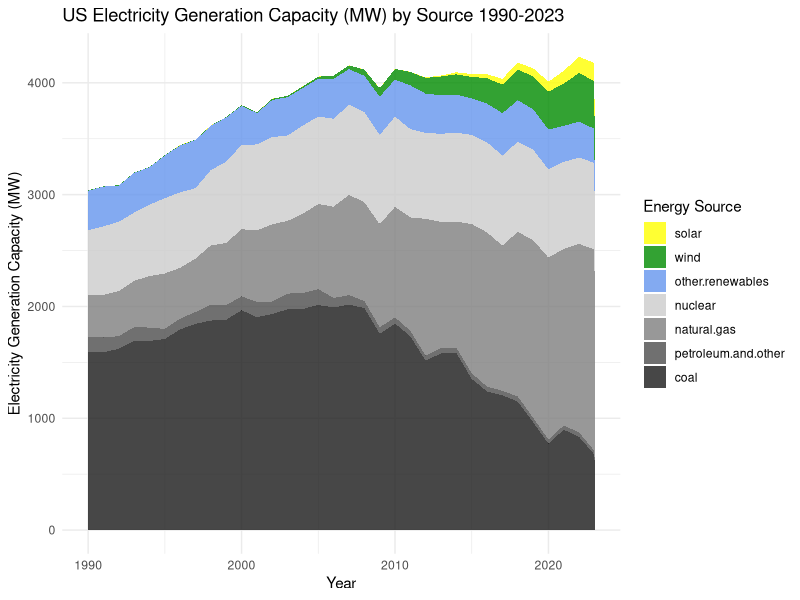
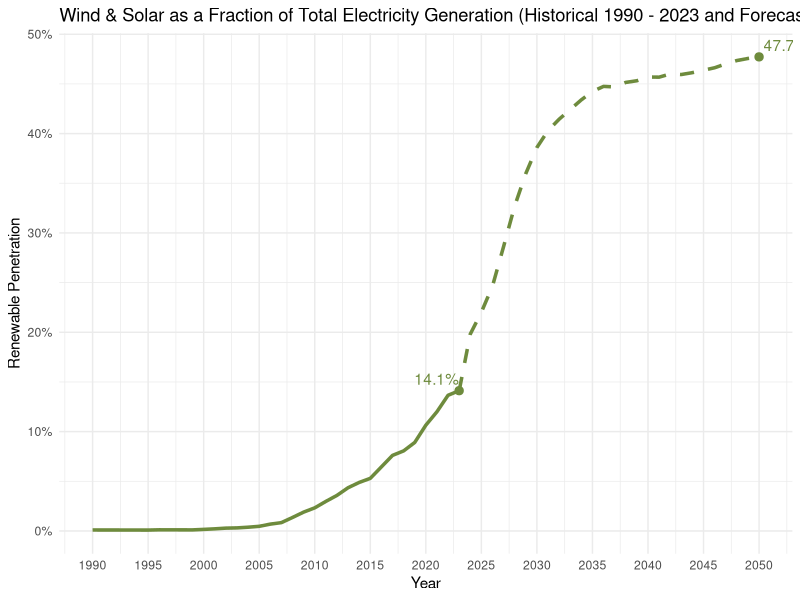
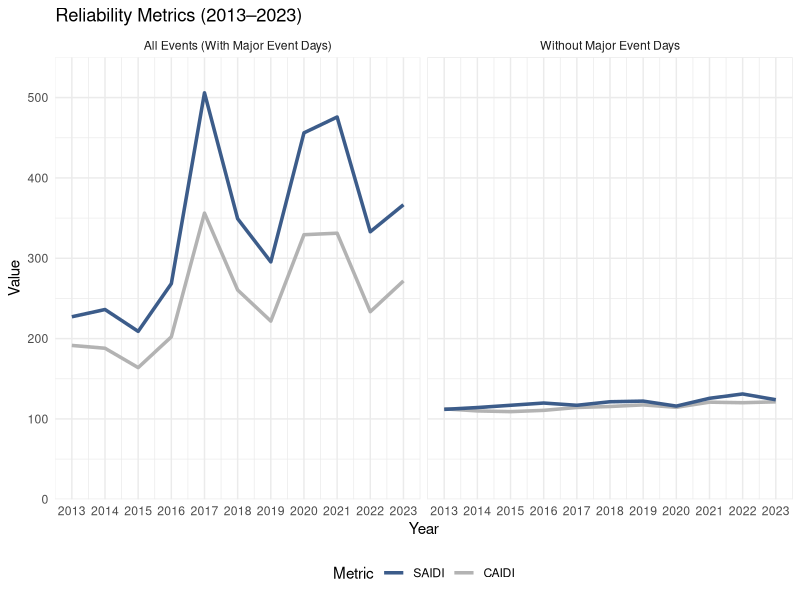
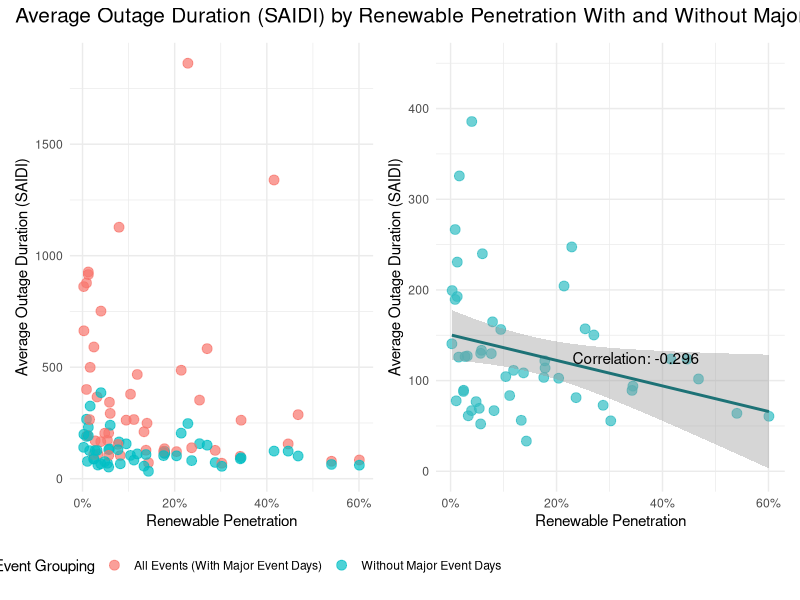
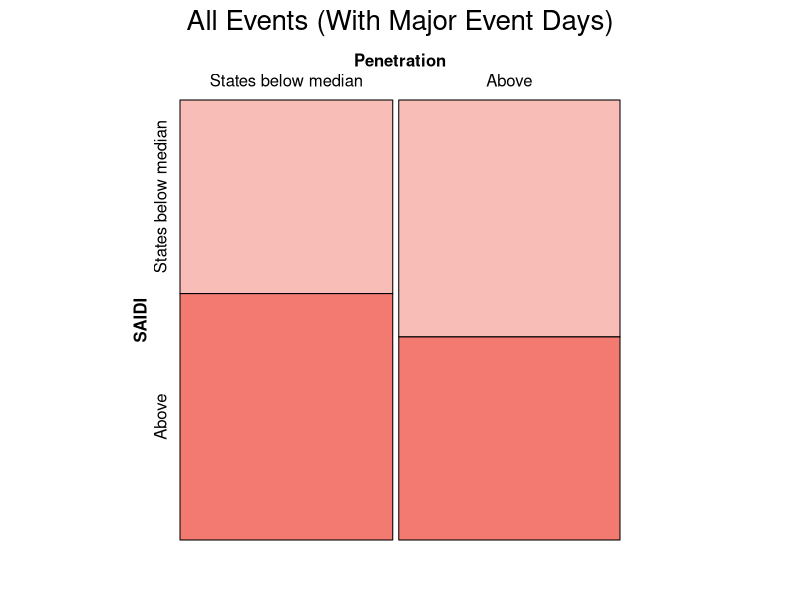
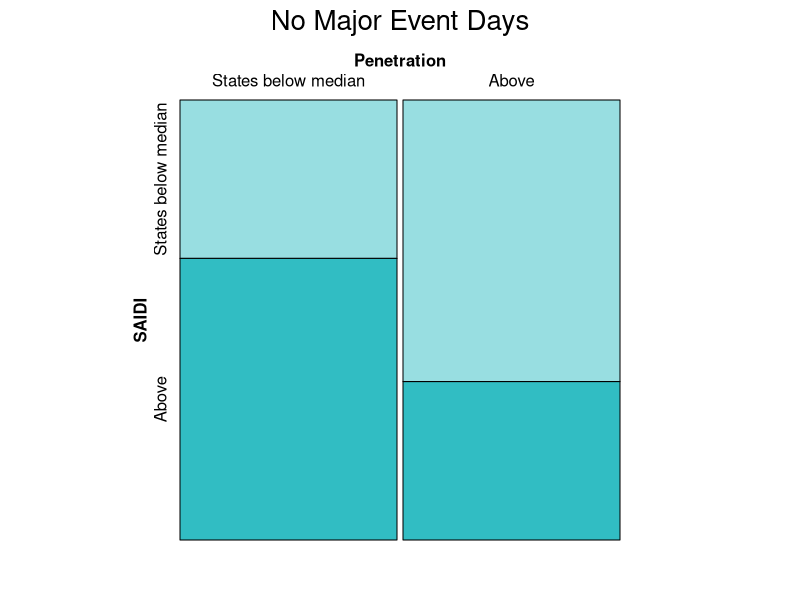
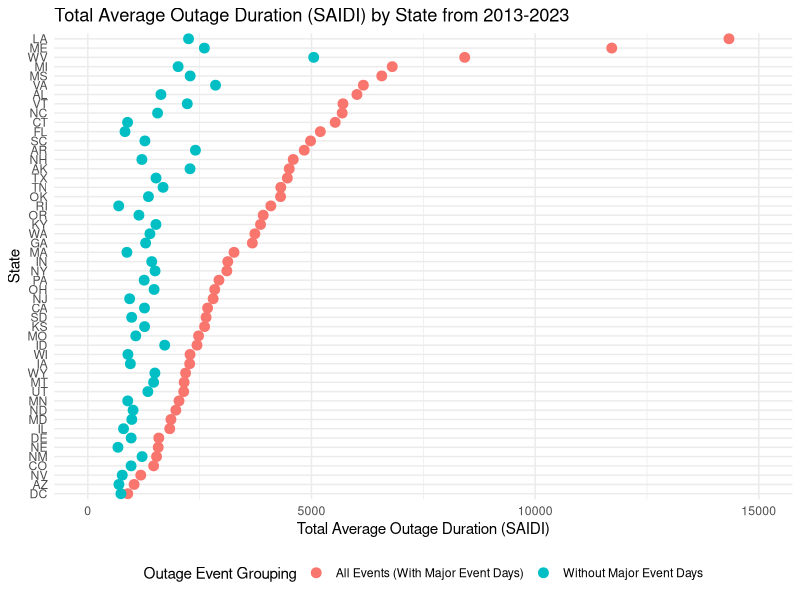
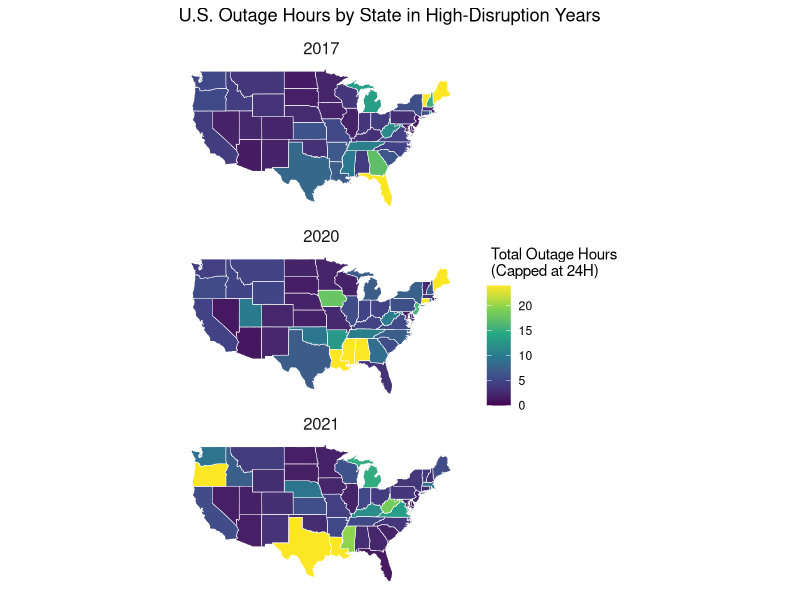

Write the R code that produced these figures, in order.
## ---- chunk 1
suppressPackageStartupMessages(library(ggplot2))
suppressPackageStartupMessages(library(dplyr))
suppressPackageStartupMessages(library(tidyr))
suppressPackageStartupMessages(library(scales))
suppressWarnings(suppressPackageStartupMessages(library(sf)))
suppressWarnings(suppressPackageStartupMessages(library(maps)))
suppressPackageStartupMessages(library(viridis))
suppressPackageStartupMessages(library(readr))
suppressPackageStartupMessages(library(vcd))
suppressPackageStartupMessages(library(patchwork))
suppressPackageStartupMessages(library(gridExtra))
## ---- chunk 2
us_gen_data <- read.csv("US_generation.csv")

colnames(us_gen_data)[1] <- "Year"

us_gen_data <- us_gen_data |>
  filter(Year >= 1990)

data1_long <- us_gen_data |>
  select(Year, wind, solar, `coal`, `natural.gas`, `nuclear`, `other.renewables`, `petroleum.and.other`) |>
  pivot_longer(cols = -Year, names_to = "Energy_Source", values_to = "Generation")

# Set factor levels (wind and solar at the top)
data1_long$Energy_Source <- factor(data1_long$Energy_Source, 
                                  levels = c("solar","wind","other.renewables", "nuclear", "natural.gas",
                                             "petroleum.and.other", "coal"))
# Area Chart
ggplot(data1_long, aes(x = Year, y = Generation, fill = Energy_Source)) +
  geom_area(alpha = 0.8, position = "stack") +
  scale_fill_manual(values = c("coal" = "gray10", 
                               "natural.gas" = "gray50", 
                               "nuclear" = "gray80", 
                               "other.renewables" = "cornflowerblue", 
                               "petroleum.and.other" = "gray30",
                               "wind" = "green4",
                               "solar" = "yellow")) +
  labs(title = "US Electricity Generation Capacity (MW) by Source 1990-2023",
       x = "Year",
       y = "Electricity Generation Capacity (MW)",
       fill = "Energy Source") +
  theme_minimal()
## ---- chunk 3

# Add a new column to calculate the fraction of wind + solar generation
data2 <- us_gen_data |>
  mutate(
    Total_Generation = wind + solar + coal + natural.gas + nuclear + other.renewables + petroleum.and.other,
    Wind_Solar_Fraction = (wind + solar) / Total_Generation
  )

# Find the last data point
last_point <- data2 |> filter(Year == max(Year))

# Load and prepare the forecast data in R
forecast <- read.csv("Renewable_Energy_Forecast.csv") |>
  select(Year, Solar_Wind_Fraction) |>
  rename(Solar_Wind_Fraction = Solar_Wind_Fraction)

# Combine the historical and forecast data for plotting
combined_data <- bind_rows(
  data2 |> select(Year, Wind_Solar_Fraction) |> rename(Fraction = Wind_Solar_Fraction),
  forecast |> rename(Fraction = Solar_Wind_Fraction)
)

# Find the last data point
last_point2 <- forecast |> filter(Year == max(Year))

# Plot with the forecast
ggplot(data2, aes(x = Year, y = Wind_Solar_Fraction)) +
  geom_line(color = "darkolivegreen4", linewidth = 1.2) +
  geom_line(data = forecast, aes(x = Year, y = Solar_Wind_Fraction),
            color = "darkolivegreen4", linetype = "dashed", linewidth = 1.2) +
  geom_point(data = last_point, aes(x = Year, y = Wind_Solar_Fraction), 
             size = 2.5, color = "darkolivegreen4") +
  geom_text(data = last_point, aes(label = scales::percent(Wind_Solar_Fraction, accuracy = 0.1)),
            vjust = -0.5, hjust = 1, color = "darkolivegreen4") +
  geom_text(data = forecast |> filter(Year == 2050),
            aes(x = Year, y = Solar_Wind_Fraction,
                label = scales::percent(Solar_Wind_Fraction, accuracy = 0.1)),
            vjust = -0.5, hjust = -0.1, color = "darkolivegreen4") + 
 geom_point(data = last_point2, aes(x = Year, y = Solar_Wind_Fraction), 
             size = 2.5, color = "darkolivegreen4") +
  labs(title = "Wind & Solar as a Fraction of Total Electricity Generation (Historical 1990 - 2023 and Forecast 2024-2050)",
       x = "Year",
       y = "Renewable Penetration") +
  theme_minimal() +
  scale_y_continuous(labels = scales::percent_format())+
  scale_x_continuous(breaks = seq(1990, 2050, by = 5)) 
## ---- chunk 4

t1_reliability <- read.csv("T1_Reliability.csv")

t1_reliability <- t1_reliability |>
   filter(`Event_Category` %in% c("IEEE_All_Events", "IEEE_No_Major_Events"))

t1_reliability$Year <- as.integer(t1_reliability$Year)

# Reshape the data to a long format for plotting
data3_long <- t1_reliability  |>
  pivot_longer(cols = c(SAIDI, CAIDI), names_to = "Metric", values_to = "Value")

# Plot the line graph faceted by Event Category
ggplot(data3_long, aes(x = Year, y = Value, color = Metric)) +
  geom_line(linewidth = 1.2) +
  scale_x_continuous(breaks = seq(2013, 2023, 1)) +
  scale_y_continuous(limits = c(0, 550), expand = c(0, 0)) + 
  scale_color_manual(values = c("SAIDI" = '#3c5c8a',"CAIDI" = 'gray70'),
                     breaks = c("SAIDI","CAIDI")) +
  labs(title = "Reliability Metrics (2013–2023)",
       x = "Year",
       y = "Value",
       color = "Metric") +
  facet_wrap(~ `Event_Category`,
             labeller = labeller(`Event_Category` = c("IEEE_All_Events" = "All Events (With Major Event Days)",
                                                      "IEEE_No_Major_Events" = "Without Major Event Days"))) +
  theme_minimal() +
  theme(legend.position = 'bottom')
## ---- chunk 5
# Load reliability metrics (SAIDI) from 2013-2023 by state
t4_rbs <- read_csv("T4_ReliabilityByState.csv")

# Pivot longer by state and filter to IEEE All Events
data_rbs <- t4_rbs |>
  pivot_longer(cols = c('CT':'HI'),names_to = 'state', values_to = 'SAIDI') |>
  filter(Method == 'IEEE',
         Event_Grouping == 'All Events (With Major Event Days)')

# Create 2023-only version with major event days
rbs_2023 <- data_rbs |>
  filter(Census_Division == '2023') |>
  select(state, SAIDI)

# Create 2023-only version without major event days
rbs_2023_no_major <- t4_rbs |>
  pivot_longer(cols = c('CT':'HI'),names_to = 'state', values_to = 'SAIDI') |>
  filter(Method == 'IEEE',
         Event_Grouping == 'Without Major Event Days',
         Census_Division == '2023') |>
  select(state, SAIDI)

# Load renewable penetration from 2023 by state
state_generation_2023 <- read_csv('state_generation_2023.csv')

# Calculate generation by energy type by state
state_generation_2023 <- state_generation_2023 |>
  group_by(state, source) |>
  summarise(generation = sum(generation))

# Derive renewable penetration from generation
state_pen_2023 <- state_generation_2023 |>
  pivot_wider(names_from = source, values_from = generation, values_fill = 0) |>
  mutate(total_gen = coal + natural.gas + other.renewables + petroleum.and.other + solar + wind + nuclear,
         wind_solar = wind + solar,
         w_s_pen = wind_solar/total_gen)

# Create combo dataset that disregards event grouping type
rbs_2023_combo <- t4_rbs |>
  pivot_longer(cols = c('CT':'HI'),names_to = 'state', values_to = 'SAIDI') |>
  filter(Method == 'IEEE',
         Event_Grouping %in% c('Without Major Event Days','All Events (With Major Event Days)'),
         Census_Division == '2023') |>
  select(state, SAIDI, Event_Grouping)

# Join reliability (SAIDI) with renewable penetration by state with major event days
scatter_state_2023 <- state_pen_2023 |>
  left_join(rbs_2023, by = 'state') |>
  select(state, w_s_pen, SAIDI)

# Join reliability (SAIDI) with renewable penetration by state without major event days
scatter_state_2023_no_major <- state_pen_2023 |>
  left_join(rbs_2023_no_major, by = 'state') |>
  select(state, w_s_pen, SAIDI)

# Join reliability (SAIDI) with renewable penetration by state for combo version 
scatter_state_2023_combo <- state_pen_2023 |>
  left_join(rbs_2023_combo, by = 'state') |>
  select(state, w_s_pen, SAIDI, Event_Grouping)

# Store scatter plot colored by event grouping type
plot2 <- ggplot(data = scatter_state_2023_combo, mapping = aes(x = w_s_pen, y = SAIDI, color = Event_Grouping)) +
  geom_point(alpha = .7, size = 3, na.rm = TRUE) +
  # coord_cartesian(ylim = c(0,1850)) + 
  scale_x_continuous(labels = scales::percent_format()) +
  labs(x = "Renewable Penetration",
       y = "Average Outage Duration (SAIDI)",
       color = "Outage Event Grouping") +
  theme_minimal() +
  theme(legend.position = 'bottom')

# Get rid of Hawaii (NA) to calculate correlation coefficient
no_hawaii <-scatter_state_2023_no_major |>
  filter(state != 'HI')

# Calc corr coeff
cc <- cor(no_hawaii$w_s_pen, no_hawaii$SAIDI)

# Store second scatter plot, a version zoomed in on without major event days that includes a regression
plot3 <- ggplot(data = filter(scatter_state_2023_combo, Event_Grouping == 'Without Major Event Days'), mapping = aes(x = w_s_pen, y = SAIDI)) +
  geom_point(alpha = .7, size = 3, color = '#31bdc3', na.rm = TRUE) +
  geom_smooth(data = filter(scatter_state_2023_combo, Event_Grouping == 'Without Major Event Days'),
              formula = y ~ x,
              method = 'lm',
              color = '#1d7276',
              na.rm = TRUE) +
  annotate("text", x = .35, y = 125, label = paste("Correlation:", round(cc, 3))) +
  coord_cartesian(ylim = c(0, 450)) +
  scale_x_continuous(labels = scales::percent_format()) +
  labs(x = "Renewable Penetration",
       y = "Average Outage Duration (SAIDI)") +
  theme_minimal()

# Patch plots together
plot2 + plot3 +
  plot_layout(widths = c(2, 2.3)) +
  plot_annotation(title = 'Average Outage Duration (SAIDI) by Renewable Penetration With and Without Major Events in 2023',
                  theme = theme(plot.title = element_text(size = 15)))

## ---- chunk 6
# Store median of renewable penetration and of SAIDI with major events
all_events_pen_med <- median(scatter_state_2023$w_s_pen)
all_events_SAIDI_med <- median(scatter_state_2023$SAIDI)

# Prep data with major events for mosaic plot
all_events_mos <- scatter_state_2023 |>
  mutate(Penetration = factor(if_else(w_s_pen >= all_events_pen_med, 'Above', 'States below median'),
                              levels = c('States below median','Above')),
         SAIDI = factor(if_else(SAIDI >= all_events_SAIDI_med, 'Above', 'States below median'),
                        levels = c('States below median','Above'))) |>
  select(-w_s_pen)

# Store median of renewable penetration and of SAIDI without major events
no_major_pen_med <- median(no_hawaii$w_s_pen)
no_major_SAIDI_med <- median(no_hawaii$SAIDI)

# Prep data without major events for mosaic plot
no_major_mos <- no_hawaii |>
  mutate(Penetration = factor(if_else(w_s_pen >= no_major_pen_med, 'Above', 'States below median'),
                              levels = c('States below median','Above')),
         SAIDI = factor(if_else(SAIDI >= no_major_SAIDI_med, 'Above', 'States below median'),
                        levels = c('States below median','Above'))) |>
  select(-w_s_pen)

# Create mosaic plots for both event grouping types
mosaic(SAIDI ~ Penetration, all_events_mos, direction = c("v", "h"),
       main = "All Events (With Major Event Days)",
       highlighting_fill = c('#f37a717F','#f37a71'))
mosaic(SAIDI ~ Penetration, no_major_mos, direction = c("v", "h"),
       main = 'No Major Event Days',
       highlighting_fill = c('#31bdc37F','#31bdc3'))
## ---- chunk 7
# Sum SAIDI across the decade of data with all major events
decade_SAIDI_all <- data_rbs |>
  filter(state != 'HI') |>
  group_by(state) |>
  summarise(SAIDI_all = sum(SAIDI))

# Sum SAIDI across the decade of data without major events
decade_SAIDI_nm <- t4_rbs |>
  pivot_longer(cols = c('CT':'HI'),names_to = 'state', values_to = 'SAIDI') |>
  filter(Method == 'IEEE',
         Event_Grouping == 'Without Major Event Days',
         state != 'HI') |>
  group_by(state) |>
  summarise(SAIDI_nm = sum(SAIDI))

# Join datasets
bar <- decade_SAIDI_all |>
  left_join(decade_SAIDI_nm, by = 'state')

# Order states by SAIDI with all major events
bar$state <- reorder(bar$state, bar$SAIDI_all)

# Create Cleveland dotplot colored by event grouping type
ggplot(bar, mapping = aes(y = state, x = SAIDI_all, color = 'All Events (With Major Event Days)')) +
  geom_point(size = 3) +
  geom_point(size = 3, mapping = aes(x = SAIDI_nm, color = 'Without Major Event Days')) +
  scale_x_continuous(limits = c(0, 15000)) +
  labs(x = 'Total Average Outage Duration (SAIDI)',
       y = 'State',
       title = 'Total Average Outage Duration (SAIDI) by State from 2013-2023',
       color = 'Outage Event Grouping') +
  theme_minimal() +
  theme(legend.position = 'bottom')
## ---- chunk 8

data5 <- read.csv("T4_ReliabilityByState.csv")
# State abbreviations and full names
state_abbrev <- tibble(
  state_full = tolower(state.name),
  state_abbrev = state.abb
)

filtered_data5 <- data5 |>
  filter(Method == "IEEE", 
         Event_Grouping == "All Events (With Major Event Days)",
         Census_Division %in% c(2017, 2020, 2021),
         !is.na(Census_Division)) |>
  select(-Method, -Event_Grouping, -HI, -AK)

# Reshape the data into a long format
long_data5 <- filtered_data5 |>
  pivot_longer(cols = -Census_Division, names_to = "state_abbrev", values_to = "value")

# Convert values from minutes to hours and cap at 24 hours
long_data5 <- long_data5 |>
  mutate(value = pmin(value / 60, 24)) 

# Load state geometries
us_states <- st_as_sf(maps::map("state", plot = FALSE, fill = TRUE))
us_states <- us_states |>
  mutate(state_full = ID) |>
  left_join(state_abbrev, by = c("state_full" = "state_full")) 

# Merge data with geometries
mapped_data <- us_states |>
  left_join(long_data5, by = c("state_abbrev" = "state_abbrev")) |>
  filter(state_abbrev != "DC")

# Plot the map with facets for Census Division
ggplot(data = mapped_data) +
  geom_sf(aes(fill = value), color = "white", lwd = 0.2) +
  scale_fill_viridis_c(option = "viridis", na.value = "gray80", limits = c(0, 24)) +
  labs(title = "U.S. Outage Hours by State in High-Disruption Years",
       fill = " Total Outage Hours\n (Capped at 24H)") +
  facet_wrap(~ Census_Division, ncol = 1) + # Facet by Census Division
  theme_minimal() +
  theme(
    axis.text = element_blank(),
    axis.ticks = element_blank(),
    panel.grid = element_blank(),
    strip.text = element_text(size = 12) 
  )
## ---- chunk 9
# Read the data
saidi_data <- read.csv("Texas_Daily_SAIDI.csv")

# Convert Date column to Date type
saidi_data$Date <- as.Date(saidi_data$Date, format = "%m/%d/%y")

highlight_period <- data.frame(
  xmin = as.Date("2021-02-10"),
  xmax = as.Date("2021-02-25"),
  ymin = -Inf,
  ymax = Inf,
  label = "Winter Storm Uri"
)

# Plot the data
ggplot(saidi_data, aes(x = Date, y = Daily.SAIDI)) +
  geom_rect(data = highlight_period, 
            aes(xmin = xmin, xmax = xmax, ymin = ymin, ymax = ymax, fill = label),
            alpha = 0.8, inherit.aes = FALSE) +
  scale_fill_manual(name = "", values = c("Winter Storm Uri" = "#f3ff52")) +
  geom_line(color = "#3c5c8a", linewidth = .75) +
  labs(title = "Daily Outage Duration (SAIDI) in Texas in 2021",
       x = NULL,
       y = "Daily Outage Duration (SAIDI)") +
  theme_minimal() +
  theme(legend.position = "bottom")

## ---- chunk 10
area <- read_csv('StateAreaMeasurements.csv')

area_rbs <- rbs_2023_combo |>
  left_join(area, by = 'state')

area_rbs

ggplot(area_rbs, mapping = aes(x = total, y = SAIDI, color = Event_Grouping)) +
  geom_point()
## ---- chunk 11
area_rbs <- rbs_2023_combo |>
  left_join(area, by = 'state') |>
  filter(Event_Grouping == 'Without Major Event Days')

area_rbs

ggplot(area_rbs, mapping = aes(x = total, y = SAIDI)) +
  geom_point() +
  geom_smooth(method = 'lm')
## ---- chunk 12
area_rbs <- rbs_2023_combo |>
  left_join(area, by = 'state')

area_rbs

ggplot(area_rbs, mapping = aes(x = land, y = SAIDI, color = Event_Grouping)) +
  geom_point()
